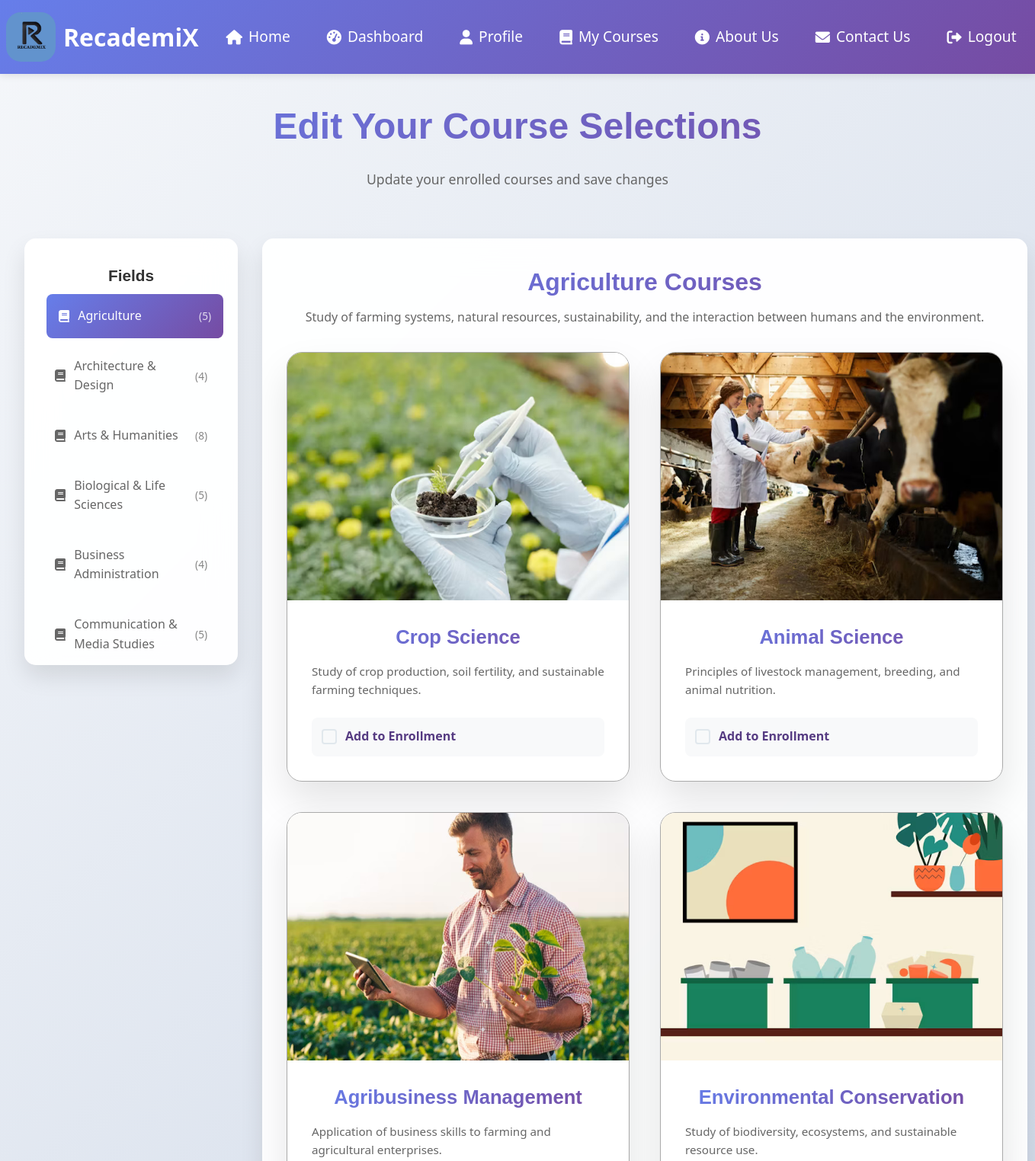
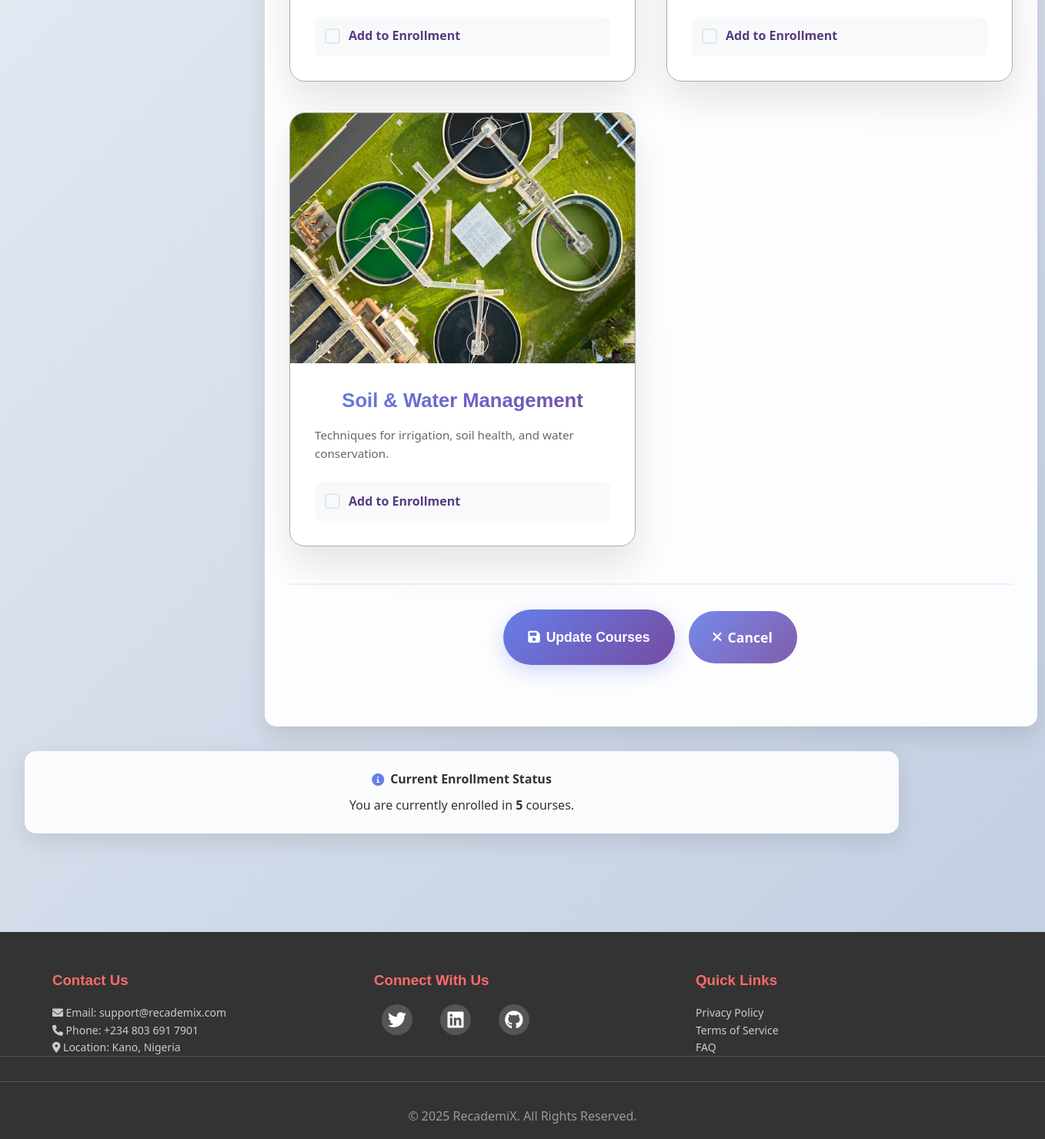
Screenshot of /videos/edit-courses/ (signed in) with the database file from the repository (2 pictures, top to bottom).
### videos/models.py (models this page shows, shortened)
class Field(models.Model):
    name = models.CharField(max_length=100)
    description = models.TextField(blank=True, null=True)

class Course(models.Model):
    title = models.CharField(max_length=255)
    field = models.ForeignKey(Field, on_delete=models.CASCADE, related_name='courses', default="null")
    created_at = models.DateTimeField(auto_now_add=True)
    description = models.TextField(blank=True, null=True)
    image = models.ImageField(upload_to='course_images/', blank=True, null=True)

### videos/views.py (the view)
# urls.py: path('edit-courses/', views.edit_courses, name='edit_courses'),
@login_required
def edit_courses(request):
    if request.method == 'POST':
        selected_courses = request.POST.getlist('courses')
        selected_courses = set(map(int, selected_courses)) if selected_courses else set()
        user = request.user
        current_courses = set(UserCourse.objects.filter(user=user).values_list('course_id', flat=True))
        courses_to_add = selected_courses - current_courses
        for course_id in courses_to_add:
            try:
                course = Course.objects.get(id=course_id)
                UserCourse.objects.create(user=user, course=course)
                topics_created = create_topics_for_course(course)
                if topics_created > 0:
                    messages.success(request, f"Added {course.title} with {topics_created} videos!")
                else:
                    messages.success(request, f"Added {course.title}")
            except Course.DoesNotExist:
                messages.error(request, f"Course with ID {course_id} not found.")
        courses_to_remove = current_courses - selected_courses
        if courses_to_remove:
            removed_courses = Course.objects.filter(id__in=courses_to_remove)
            course_names = [course.title for course in removed_courses]
            UserCourse.objects.filter(user=user, course_id__in=courses_to_remove).delete()
            messages.success(request, f"Removed courses: {', '.join(course_names)}")
        return redirect('my_courses')
    else:
        enrolled_course_ids = set(
            UserCourse.objects.filter(user=request.user).values_list('course_id', flat=True)
        )
        fields = Field.objects.prefetch_related('courses').order_by('name')
        for field in fields:
            field.course_count = field.courses.count()
            for course in field.courses.all():
                course.is_enrolled = course.id in enrolled_course_ids
        context = {
            'fields': fields,
            'enrolled_course_ids': enrolled_course_ids,
        }
        return render(request, 'edit-courses.html', context)

### templates/edit-courses.html (shortened to what this page needs)
{% extends 'base.html' %}
{% load static %}
{% block content %}
<section class="modern-section">
        <div class="section-header">
            <h1 class="section-title">Edit Your Course Selections</h1>
            <p class="section-subtitle">Update your enrolled courses and save changes</p>
        </div>
    <div class="container-course">
        {% if fields %}
            <form method="POST" id="editCoursesForm">
                <div class="sidebar-layout">
                    <div class="categories-sidebar">
                        <h3 class="sidebar-title">Fields</h3>
                        {% for field in fields %}
                            <div class="category-item" data-field="{{ field.id }}" onclick="showFieldCourses('{{ field.id }}')">
                                <i class="fas fa-book"></i>
                                <span>{{ field.name }}</span>
                                <span class="course-count">({{ field.course_count }})</span>
                            </div>
                        {% endfor %}
                    </div>
                    <div class="courses-content container">
                        {% for field in fields %}
                            <div class="field-courses" id="field-{{ field.id }}" style="{% if not forloop.first %}display: none;{% endif %}">
                                <div class="field-header-info">
                                    <h2 class="field-title">{{ field.name }} Courses</h2>
                                    <p class="field-description">{{ field.description|default:"Update your enrollment in this field" }}</p>
                                </div>
                                <div class="courses-grid">
                                    {% for course in field.courses.all %}
                                        <div class="course-item">
                                            <div class="course-image">
                                               <img src="{% if course.image %}
                                        {{ course.image.url }}
                                        {% else %}
                                        {% static 'images/default.jpg' %}
                                        {% endif %}" alt="{{ course.title }}" />
                                            </div>
                                            <div class="course-details">
                                                <h3 class="course-name">{{ course.title }}</h3>
                                                <p class="course-description">
                                                    {% if course.description %}
                                                        {{ course.description|truncatechars:120 }}
                                                    {% else %}
                                                        Explore comprehensive topics in {{ course.title }}.
                                                    {% endif %}
                                                </p>
                                                <label class="course-checkbox-wrapper {% if course.is_enrolled %}enrolled{% endif %}">
                                                    <span class="checkbox-custom"></span>
                                                    <span class="checkbox-label">
                                                        {% if course.is_enrolled %}
                                                            <i class="fas fa-check-circle enrolled-icon"></i>
                                                            Currently Enrolled
                                                        {% else %}
                                                            Add to Enrollment
                                                        {% endif %}
                                                    </span>
                                                </label>
                                            </div>
                                        </div>
                                    {% endfor %}
                                </div>
                            </div>
                        {% endfor %}
                <div class="form-actions">
                    <button type="submit" class="btn btn-primary btn-large">
                    <i class="fas fa-save"></i> Update Courses</button>
                    <a href="{% url 'my_courses' %}" class="btn btn-secondary btn-large">
                    <i class="fas fa-times"></i> Cancel</a>
                </div>
                    </div>
                </div>
    </form>
            {% if enrolled_course_ids %}
            <div class="enrollment-summary container">
                <h4><i class="fas fa-info-circle"></i> Current Enrollment Status</h4>
                <p>You are currently enrolled in <strong>{{ enrolled_course_ids|length }}</strong> course{{ enrolled_course_ids|length|pluralize }}.</p>
            </div>
            {% endif %}
        {% endif %}
</section>
{% endblock content %}

### static/css/styles.css (style rules this page uses)
* { margin: 0; padding: 0; box-sizing: border-box; }
body { font-family: 'Segoe UI', Tahoma, Geneva, Verdana, sans-serif; line-height: 1.6; color: #333; background: #f4f8fc; height: 100vh; }
h1, h2, h3 { font-family: Tahoma, sans-serif; }
.container { max-width: 1200px; margin: 0 auto; padding: 0 2rem; }
.section-header { text-align: center; margin-bottom: 4rem; }
.section-header p { font-size: 1.1rem; color: #666; max-width: 600px; margin: 0 auto; }

### static/css/pages.css (style rules this page uses)
.modern-section { background: linear-gradient(135deg, #f5f7fa 0%, #c3cfe2 100%); min-height: 100vh; padding: 8rem 0; position: relative; }
.section-title { font-size: 3rem; font-weight: 700; color: #333; margin-bottom: 1rem; background: linear-gradient(135deg, #667eea 0%, #764ba2 100%); -webkit-background-clip: text; -webkit-text-fill-color: transparent; background-clip: text; }
.section-subtitle { font-size: 1.2rem; color: #666; max-width: 600px; margin: 0 auto; }

### static/css/courses.css (style rules this page uses)
.courses-grid { display: grid; grid-template-columns: repeat(auto-fit, minmax(450px, 1fr)); gap: 2.5rem; max-width: 1000px; margin: 0 auto; }
.course-item { background: rgba(255, 255, 255, 0.95); backdrop-filter: blur(20px); border-radius: 20px; overflow: hidden; box-shadow: 0 25px 50px rgba(0, 0, 0, 0.1); border: 1px solid #aaa; transition: all 0.3s ease; }
.course-image { position: relative; height: 325px; overflow: hidden; }
.course-image img { width: 100%; height: 100%; transition: all 0.3s ease; }
.course-details { padding: 2rem; }
.course-name { text-align: center; font-size: 1.6rem; font-weight: bold; color: #333; margin-bottom: 1rem; line-height: 1.3; background: linear-gradient(135deg, #667eea 0%, #764ba2 100%); -webkit-background-clip: text; -webkit-text-fill-color: transparent; background-clip: text; }
.course-description { color: #666; font-size: 0.95rem; line-height: 1.6; margin-bottom: 1.5rem; min-height: 3rem; }
.container-course { max-width: 1200px; padding: 0 2rem; }
.sidebar-layout { display: grid; grid-template-columns: 280px 1fr; gap: 2rem; }
.categories-sidebar { background: rgba(255, 255, 255, 0.95); backdrop-filter: blur(20px); border-radius: 15px; padding: 1.5rem; height: fit-content; max-height: 70vh; overflow-y: auto; box-shadow: 0 15px 30px rgba(0, 0, 0, 0.1); }
.categories-sidebar h3, .categories-sidebar p { text-align: center; margin: 0.5rem; }
.sidebar-title { margin-bottom: 1.5rem; color: #333; font-size: 1.3rem; font-weight: 700; }
.category-item { padding: 1rem; border-radius: 8px; cursor: pointer; transition: all 0.3s ease; margin-bottom: 0.5rem; font-weight: 500; display: flex; align-items: center; gap: 0.7rem; color: #666; }
.category-item.active, .category-item.active:hover { background: linear-gradient(135deg, #667eea 0%, #764ba2 100%); color: white; transform: translateX(5px); }
.course-count { margin-left: auto; font-size: 0.85rem; opacity: 0.8; }
.courses-content { background: rgba(255, 255, 255, 0.95); backdrop-filter: blur(20px); border-radius: 15px; padding: 2rem; box-shadow: 0 15px 30px rgba(0, 0, 0, 0.1); }
.field-header-info { margin-bottom: 2rem; text-align: center; }
.field-title { font-size: 2rem; font-weight: 700; color: #333; margin-bottom: 0.5rem; background: linear-gradient(135deg, #667eea 0%, #764ba2 100%); -webkit-background-clip: text; -webkit-text-fill-color: transparent; background-clip: text; }
.field-description { color: #666; font-size: 1rem; }
.course-checkbox-wrapper { display: flex; align-items: center; gap: 0.7rem; cursor: pointer; padding: 0.8rem; border-radius: 8px; transition: all 0.3s ease; background: #f8f9fa; margin-top: 1rem; }
.checkbox-custom { width: 20px; height: 20px; border: 2px solid #e1e8ed; border-radius: 4px; display: flex; align-items: center; justify-content: center; transition: all 0.3s ease; }
.checkbox-label { font-weight: bold; color: #563b82; }
.form-actions { text-align: center; margin: 3rem 0; padding-top: 2rem; border-top: 2px solid rgba(102, 126, 234, 0.1); display: flex; gap: 1rem; justify-content: center; }
.enrollment-summary { background: rgba(255, 255, 255, 0.9); backdrop-filter: blur(15px); border-radius: 15px; padding: 1.5rem; margin-top: 2rem; text-align: center; box-shadow: 0 10px 30px rgba(0, 0, 0, 0.1); }
.enrollment-summary h4 { color: #333; margin-bottom: 0.5rem; display: flex; align-items: center; justify-content: center; gap: 0.5rem; }
.enrollment-summary i { color: #667eea; }
.category-item { transition: all 0.3s ease; }

### rows the page displays
Field: name "Agriculture", course_count "5", description "Study of farming systems, natural resources, sustainability, and the interaction between humans and the environment."
Field: name "Architecture & Design", course_count "4"
Field: name "Arts & Humanities", course_count "8"
Field: name "Biological & Life Sciences", course_count "5"
Field: name "Business Administration", course_count "4"
Field: name "Communication & Media Studies", course_count "5"
Course: image (picture), title "Crop Science", description "Study of crop production, soil fertility, and sustainable farming techniques.", shows "Add to Enrollment"
Course: image (picture), title "Animal Science", description "Principles of livestock management, breeding, and animal nutrition.", shows "Add to Enrollment"
Course: image (picture), title "Agribusiness Management", description "Application of business skills to farming and agricultural enterprises.", shows "Add to Enrollment"
Course: image (picture), title "Environmental Conservation", description "Study of biodiversity, ecosystems, and sustainable resource use.", shows "Add to Enrollment"
Course: image (picture), title "Soil & Water Management", description "Techniques for irrigation, soil health, and water conservation.", shows "Add to Enrollment"

### other values shown
{{ enrolled_course_ids|length }} "5"
